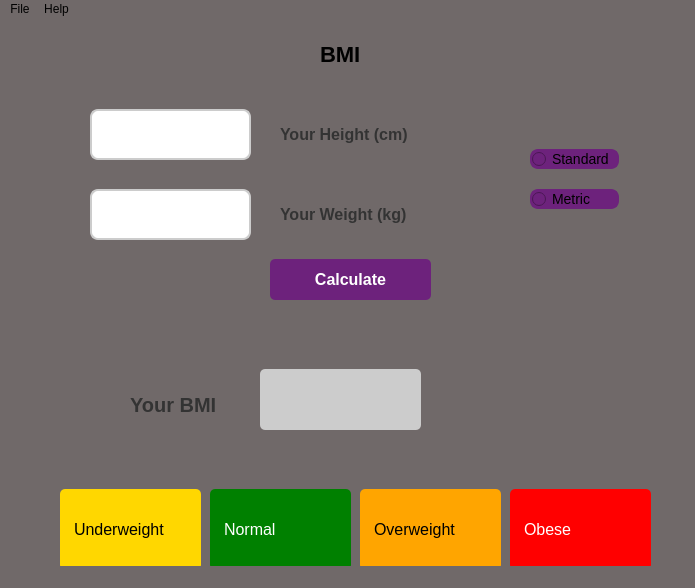
<?xml version="1.0" encoding="UTF-8"?>
<ui version="4.0">
 <class>MainWindow</class>
 <widget class="QMainWindow" name="MainWindow">
  <property name="geometry">
   <rect>
    <x>0</x>
    <y>0</y>
    <width>695</width>
    <height>588</height>
   </rect>
  </property>
  <property name="font">
   <font>
    <family>Arial</family>
    <pointsize>12</pointsize>
   </font>
  </property>
  <property name="windowTitle">
   <string>MainWindow</string>
  </property>
  <property name="styleSheet">
   <string notr="true">background-color: #706969;
color: black;
font-family: Arial, sans-serif;</string>
  </property>
  <widget class="QWidget" name="centralwidget">
   <widget class="QPushButton" name="calculate_button">
    <property name="geometry">
     <rect>
      <x>270</x>
      <y>240</y>
      <width>161</width>
      <height>41</height>
     </rect>
    </property>
    <property name="styleSheet">
     <string notr="true">background-color: #6D227C;
    color: white;
    border-radius: 5px;
    padding: 10px;
    font-size: 16px;
    font-weight: bold;
    border: none;
background-color: #6D227C;</string>
    </property>
    <property name="text">
     <string>Calculate</string>
    </property>
   </widget>
   <widget class="QLabel" name="weight_label">
    <property name="geometry">
     <rect>
      <x>280</x>
      <y>180</y>
      <width>161</width>
      <height>31</height>
     </rect>
    </property>
    <property name="font">
     <font>
      <family>Arial</family>
      <pointsize>-1</pointsize>
      <bold>true</bold>
     </font>
    </property>
    <property name="styleSheet">
     <string notr="true">font-size: 16px;
    color: #333;</string>
    </property>
    <property name="text">
     <string>Your Weight (kg)</string>
    </property>
   </widget>
   <widget class="QLineEdit" name="weight_input">
    <property name="geometry">
     <rect>
      <x>90</x>
      <y>170</y>
      <width>161</width>
      <height>51</height>
     </rect>
    </property>
    <property name="styleSheet">
     <string notr="true">border: 2px solid #ccc;
border-radius: 8px;
padding: 8px;
font-size: 16px;
background: white;
selection-background-color: #007BFF;</string>
    </property>
   </widget>
   <widget class="QLineEdit" name="height_input">
    <property name="geometry">
     <rect>
      <x>90</x>
      <y>90</y>
      <width>161</width>
      <height>51</height>
     </rect>
    </property>
    <property name="styleSheet">
     <string notr="true">border: 2px solid #ccc;
border-radius: 8px;
padding: 8px;
font-size: 16px;
background: white;
selection-background-color: #007BFF;</string>
    </property>
   </widget>
   <widget class="QLabel" name="title_label">
    <property name="geometry">
     <rect>
      <x>320</x>
      <y>10</y>
      <width>401</width>
      <height>51</height>
     </rect>
    </property>
    <property name="font">
     <font>
      <family>Times</family>
      <pointsize>-1</pointsize>
      <bold>true</bold>
     </font>
    </property>
    <property name="styleSheet">
     <string notr="true">font-size: 22px;
font-weight: bold;
color: #000;</string>
    </property>
    <property name="text">
     <string>BMI</string>
    </property>
   </widget>
   <widget class="QLabel" name="bmi_result_title">
    <property name="geometry">
     <rect>
      <x>130</x>
      <y>370</y>
      <width>111</width>
      <height>31</height>
     </rect>
    </property>
    <property name="font">
     <font>
      <family>Arial</family>
      <pointsize>-1</pointsize>
      <bold>true</bold>
     </font>
    </property>
    <property name="styleSheet">
     <string notr="true">font-size: 20px;
    color: #333;</string>
    </property>
    <property name="text">
     <string>Your BMI</string>
    </property>
   </widget>
   <widget class="QRadioButton" name="standard_radio_button">
    <property name="geometry">
     <rect>
      <x>530</x>
      <y>130</y>
      <width>89</width>
      <height>20</height>
     </rect>
    </property>
    <property name="styleSheet">
     <string notr="true">font-size: 14px;
    color: black;
width: 16px;
    height: 16px;
    border: 2px solid #6D227C;
    border-radius: 8px;
    background: #6D227C;
background: #6D227C;</string>
    </property>
    <property name="text">
     <string>Standard</string>
    </property>
   </widget>
   <widget class="QRadioButton" name="metric_radio_button">
    <property name="geometry">
     <rect>
      <x>530</x>
      <y>170</y>
      <width>89</width>
      <height>20</height>
     </rect>
    </property>
    <property name="styleSheet">
     <string notr="true">font-size: 14px;
    color: black;
width: 16px;
    height: 16px;
    border: 2px solid #6D227C;
    border-radius: 8px;
    background: #6D227C;
background: #6D227C;</string>
    </property>
    <property name="text">
     <string>Metric</string>
    </property>
   </widget>
   <widget class="QLabel" name="bmi_result_label">
    <property name="geometry">
     <rect>
      <x>260</x>
      <y>350</y>
      <width>161</width>
      <height>61</height>
     </rect>
    </property>
    <property name="font">
     <font>
      <family>Arial</family>
      <pointsize>-1</pointsize>
      <bold>true</bold>
     </font>
    </property>
    <property name="styleSheet">
     <string notr="true">background-color: #ccc;
    color: black;
    font-size: 18px;
    font-weight: bold;
    padding: 10px;
    border-radius: 5px;</string>
    </property>
    <property name="text">
     <string/>
    </property>
   </widget>
   <widget class="QLabel" name="underweight_label">
    <property name="geometry">
     <rect>
      <x>60</x>
      <y>470</y>
      <width>141</width>
      <height>81</height>
     </rect>
    </property>
    <property name="styleSheet">
     <string notr="true">font-size: 16px;
background-color: #FFD700;
    color: black;
    padding: 10px;
    border-radius: 5px;
qproperty-alignment: AlignCenter;</string>
    </property>
    <property name="text">
     <string>Underweight </string>
    </property>
   </widget>
   <widget class="QLabel" name="normal_label">
    <property name="geometry">
     <rect>
      <x>210</x>
      <y>470</y>
      <width>141</width>
      <height>81</height>
     </rect>
    </property>
    <property name="styleSheet">
     <string notr="true">font-size: 16px;
    background-color: #008000;
    color: white;
    padding: 10px;
    border-radius: 5px;
qproperty-alignment: AlignCenter;</string>
    </property>
    <property name="text">
     <string>Normal</string>
    </property>
   </widget>
   <widget class="QLabel" name="overweight_label">
    <property name="geometry">
     <rect>
      <x>360</x>
      <y>470</y>
      <width>141</width>
      <height>81</height>
     </rect>
    </property>
    <property name="styleSheet">
     <string notr="true">font-size: 16px;
background-color: #FFA500;
    color: black;
    padding: 10px;
    border-radius: 5px;
qproperty-alignment: AlignCenter;</string>
    </property>
    <property name="text">
     <string>Overweight</string>
    </property>
   </widget>
   <widget class="QLabel" name="obese_label">
    <property name="geometry">
     <rect>
      <x>510</x>
      <y>470</y>
      <width>141</width>
      <height>81</height>
     </rect>
    </property>
    <property name="styleSheet">
     <string notr="true">font-size: 16px;
background-color: #FF0000;
    color: white;
    padding: 10px;
    border-radius: 5px;
qproperty-alignment: AlignCenter;</string>
    </property>
    <property name="text">
     <string>Obese </string>
    </property>
   </widget>
   <widget class="QLabel" name="height_label">
    <property name="geometry">
     <rect>
      <x>280</x>
      <y>100</y>
      <width>161</width>
      <height>31</height>
     </rect>
    </property>
    <property name="font">
     <font>
      <family>Arial</family>
      <pointsize>-1</pointsize>
      <bold>true</bold>
     </font>
    </property>
    <property name="styleSheet">
     <string notr="true">font-size: 16px;
    color: #333;</string>
    </property>
    <property name="text">
     <string>Your Height (cm)</string>
    </property>
   </widget>
  </widget>
  <widget class="QMenuBar" name="menubar">
   <property name="geometry">
    <rect>
     <x>0</x>
     <y>0</y>
     <width>695</width>
     <height>20</height>
    </rect>
   </property>
   <widget class="QMenu" name="menuFile">
    <property name="title">
     <string>File</string>
    </property>
    <addaction name="action_exit"/>
    <addaction name="action_clear"/>
   </widget>
   <widget class="QMenu" name="action_help">
    <property name="title">
     <string>Help</string>
    </property>
   </widget>
   <addaction name="menuFile"/>
   <addaction name="action_help"/>
  </widget>
  <widget class="QStatusBar" name="statusbar"/>
  <action name="action_exit">
   <property name="text">
    <string>Exit</string>
   </property>
  </action>
  <action name="action_clear">
   <property name="text">
    <string>Clear</string>
   </property>
  </action>
 </widget>
 <resources/>
 <connections/>
</ui>
